Frame 1 (no input): blank canvas, image omitted
Frame 60 (the mouse pressed at the canvas centre just before this capture): blank canvas, image omitted
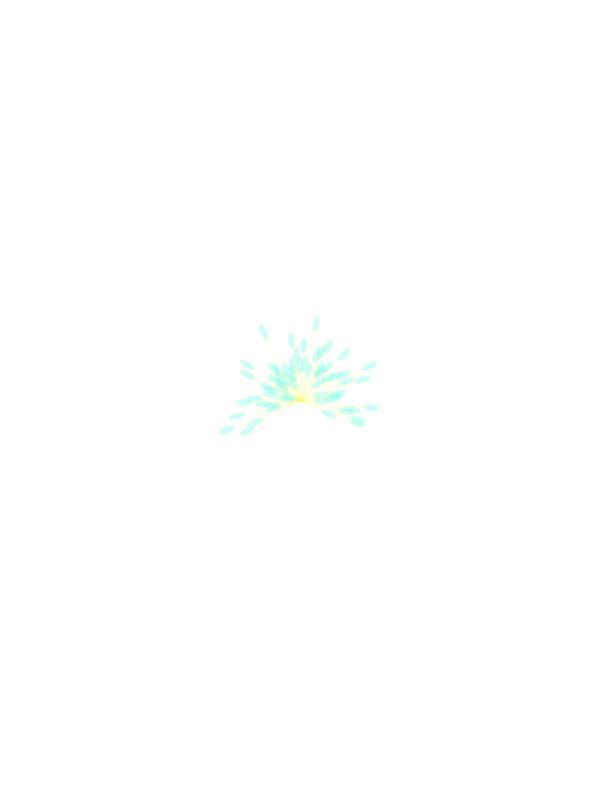
Frame 120 (the mouse held since frame 60 and released just before this capture)

The Processing sketch whose frames 1 and 60 were blank and that drew this single picture after the mouse press (run headless with seeded random() and noise(); from frame 60 on, the mouse is pressed at the canvas centre):

// Processing sketch: processing_2350
// ── processing_2350.pde

/*
ribbons experiment
ak@angelakwong.com
may 30, 2009
*/

float rot = PI;
float rad = (random (50,200));
float speed = 0.07;
float ribbon = 15;

float seed = 0;
float seed2 = 0;

boolean isDrawing = false; 

void setup(){
  size(600,800);
  background (255);
  smooth();


};


void draw(){
  
  if (isDrawing){ 
    
  rad = noise(seed) * 100;
  seed = seed + 1;
  
  ribbon = noise(seed2)*10;
  seed2 = seed2 * 0.03;
  
  translate(mouseX,mouseY);
  rotate (rot + 100);
  stroke(255,255,0,25);
  line(0,0,rad,0);
  fill(0,255,255,50);
  ellipse(rad,0,ribbon + 10, ribbon);
  
  rot = rot + speed;
  
  }

 
  

};

void mousePressed(){
    isDrawing = !isDrawing;
    
};
